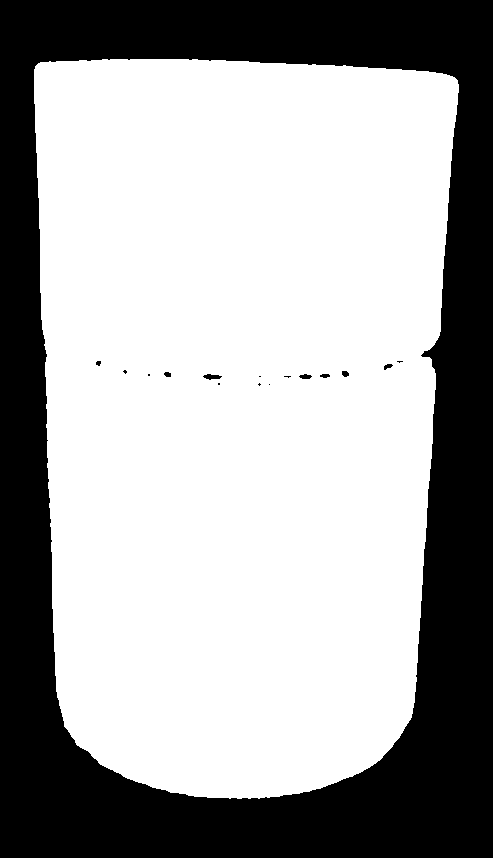
#> input picture scratch_debug/barakiani_raw_mask.png, 493 x 858 px
$ python scratch_test_multi_silhouette.py
#> lines starting #> are read from the running program, lines starting #| are printed output that depends on the picture; after the words box and inside, x2 and y2 are one past the last pixel; in counts of white or black regions, pixels touching at a corner belong together; long printed decimals are rounded
#> `mask = cv2.imread(mask_file, cv2.IMREAD_GRAYSCALE)`: mask: shape (858, 493); 65.3% white; 16 black regions (8 under 20 px), largest, box (x1, y1, x2, y2) and area: (0, 0, 493, 858) 146351, (203, 374, 222, 380) 71, (299, 374, 312, 379) 46
import cv2
import numpy as np
import os

def vectorize_strict_silhouette(mask: np.ndarray):
    h, w = mask.shape[:2]
#> h = 858; w = 493

    # 1. Clean to single largest component
    binary = np.uint8(mask > 127)
    num_labels, labels, stats, _ = cv2.connectedComponentsWithStats(binary, connectivity=8)
#> num_labels = 2; stats = [[0, 0, 493, 858, 146656], [34, 59, 425, 740, 276338]]
    if num_labels > 2:
        largest_label = 1 + int(np.argmax(stats[1:, cv2.CC_STAT_AREA]))
        clean_mask = np.zeros_like(mask)
        clean_mask[labels == largest_label] = 255
        mask = clean_mask

    y_indices, x_indices = np.where(mask > 127)
    x_min, x_max = int(np.min(x_indices)), int(np.max(x_indices))
#> x_min = 34; x_max = 458
    y_min, y_max = int(np.min(y_indices)), int(np.max(y_indices))
#> y_min = 59; y_max = 798
    H = y_max - y_min
#> H = 739

    # 2. Fit Left and Right Silhouette Wall Lines
    left_wall_pts = []
    right_wall_pts = []

    for y in range(int(y_min + 0.12 * H), int(y_min + 0.70 * H), 2):
        row_xs = np.where(mask[y, :] > 127)[0]
        if len(row_xs) > 0:
            left_wall_pts.append((row_xs[0], y))
            right_wall_pts.append((row_xs[-1], y))
#> after the loop, left_wall_pts = 215 pairs, first value 36 to 52, second value 147 to 575; right_wall_pts = 215 pairs, first value 420 to 452, second value 147 to 575

    left_wall_pts = np.array(left_wall_pts)
    right_wall_pts = np.array(right_wall_pts)

    poly_left_line = np.polyfit(left_wall_pts[:, 1], left_wall_pts[:, 0], deg=1)
#> poly_left_line = [0.0377, 30.67]
    poly_right_line = np.polyfit(right_wall_pts[:, 1], right_wall_pts[:, 0], deg=1)
#> poly_right_line = [-0.0684, 460.8]

    # Shift strictly to outermost silhouette
    poly_left_line[1] = np.percentile(left_wall_pts[:, 0] - poly_left_line[0] * left_wall_pts[:, 1], 5)
    poly_right_line[1] = np.percentile(right_wall_pts[:, 0] - poly_right_line[0] * right_wall_pts[:, 1], 95)

    # 3. Robust Top and Bottom Profile Curves
    xs_sample = np.linspace(x_min + 0.10 * (x_max - x_min), x_max - 0.10 * (x_max - x_min), 60)
#> xs_sample = 60 values from 76.4 to 415.6
    raw_bots = []
    raw_tops = []
    valid_xs = []

    for x in xs_sample:
        x_int = int(round(x))
        ys = np.where(mask[:, x_int] > 127)[0]
        if len(ys) > 0:
            valid_xs.append(x)
            raw_tops.append(float(np.min(ys)))
            raw_bots.append(float(np.max(ys)))
#> after the loop, raw_bots = 60 values, max 798 at index 28, min 681 at index 59, mean 777.7; raw_tops = 60 values, max 71 at index 59, min 59 at index 5, mean 62.77; valid_xs = 60 values from 76.4 to 415.6

    valid_xs = np.array(valid_xs)
    raw_tops = np.array(raw_tops)
    raw_bots = np.array(raw_bots)

    poly_bot = np.polyfit(valid_xs, raw_bots, deg=2)
#> poly_bot = [-0.00238, 1.11, 672.8]
    for _ in range(5):
        fitted = np.polyval(poly_bot, valid_xs)
        res = raw_bots - fitted
        inliers = res <= np.median(res) + 2.5
        if np.sum(inliers) >= 10:
            poly_bot = np.polyfit(valid_xs[inliers], raw_bots[inliers], deg=2)
#> this loop made 5 passes
#> poly_bot on passes 1 to 5: [-0.00253, 1.15, 670.3], [-0.00266, 1.18, 669.1], [-0.00286, 1.23, 666], [-0.00285, 1.23, 666.7], [-0.00285, 1.22, 667.4]

    poly_top = np.polyfit(valid_xs, raw_tops, deg=2)
#> poly_top = [0.000139, -0.0353, 61.63]
    for _ in range(5):
        fitted = np.polyval(poly_top, valid_xs)
        res = fitted - raw_tops
        inliers = res <= np.median(res) + 2.5
        if np.sum(inliers) >= 10:
            poly_top = np.polyfit(valid_xs[inliers], raw_tops[inliers], deg=2)

    # 4. Corner Points
    x_BL_est = np.polyval(poly_left_line, y_max - 0.15 * H)
#> x_BL_est = 55.28
    y_BL = float(np.polyval(poly_bot, x_BL_est))
#> y_BL = 726.1
    x_BL = float(np.polyval(poly_left_line, y_BL))
#> x_BL = 56.74
    P_BL = np.array([x_BL, y_BL])
#> P_BL = [56.74, 726.1]

    x_BR_est = np.polyval(poly_right_line, y_max - 0.15 * H)
#> x_BR_est = 415
    y_BR = float(np.polyval(poly_bot, x_BR_est))
#> y_BR = 683.4
    x_BR = float(np.polyval(poly_right_line, y_BR))
#> x_BR = 415.3
    P_BR = np.array([x_BR, y_BR])
#> P_BR = [415.3, 683.4]

    x_TL_est = np.polyval(poly_left_line, y_min + 0.10 * H)
#> x_TL_est = 34.4
    y_TL = float(np.polyval(poly_top, x_TL_est))
#> y_TL = 60.58
    x_TL = float(np.polyval(poly_left_line, y_TL))
#> x_TL = 31.68
    P_TL = np.array([x_TL, y_TL])
#> P_TL = [31.68, 60.58]

    x_TR_est = np.polyval(poly_right_line, y_min + 0.10 * H)
#> x_TR_est = 452.9
    y_TR = float(np.polyval(poly_top, x_TR_est))
#> y_TR = 74.24
    x_TR = float(np.polyval(poly_right_line, y_TR))
#> x_TR = 457
    P_TR = np.array([x_TR, y_TR])
#> P_TR = [457, 74.24]

    N_pts = 35
    T_x = np.linspace(P_TL[0], P_TR[0], N_pts)
#> T_x = 35 values from 31.68 to 457
    T_y = np.polyval(poly_top, T_x)
#> T_y = 35 values, max 74.61 at index 34, min 59.4 at index 8, mean 63.55
    T_y[0], T_y[-1] = P_TL[1], P_TR[1]

    B_x = np.linspace(P_BL[0], P_BR[0], N_pts)
#> B_x = 35 values from 56.74 to 415.3
    B_y = np.polyval(poly_bot, B_x)
#> B_y = 35 values, max 798.1 at index 15, min 683.1 at index 34, mean 764.5
    B_y[0], B_y[-1] = P_BL[1], P_BR[1]

    return P_TL, P_TR, P_BL, P_BR, np.column_stack((T_x, T_y)), np.column_stack((B_x, B_y))

# Test on 4 bottles
test_cases = [
    ("Barakiani", "scratch_debug/barakiani_raw_mask.png"),
    ("Michel Schneider", "scratch_debug/michel_mask.png"),
    ("Castillo de Liria", "scratch_debug/liria_mask.png"),
]

artifacts_dir = r"C:\Users\User\.gemini\antigravity-ide\brain\ca6cdc5d-a974-48ab-a177-476bfd71d71d"

for name, mask_file in test_cases:
    if not os.path.exists(mask_file):
        continue
    mask = cv2.imread(mask_file, cv2.IMREAD_GRAYSCALE)
    P_TL, P_TR, P_BL, P_BR, T_curve, B_curve = vectorize_strict_silhouette(mask)
#> P_TL = [31.68, 60.58]; P_TR = [457, 74.24]; P_BL = [56.74, 726.1]; P_BR = [415.3, 683.4]; T_curve = 35 pairs, first value 31.68 to 457, second value 59.4 to 74.24; B_curve = 35 pairs, first value 56.74 to 415.3, second value 683.4 to 798.1

    vis = cv2.cvtColor(mask, cv2.COLOR_GRAY2BGR)
#> vis is the input picture: shape (858, 493, 3); 65.3% white; 16 black regions (8 under 20 px), largest, box (x1, y1, x2, y2) and area: (0, 0, 493, 858) 146351, (203, 374, 222, 380) 71, (299, 374, 312, 379) 46
    green_layer = np.zeros_like(vis)
#> green_layer: shape (858, 493, 3); every value is 0
    green_layer[mask > 127] = [40, 225, 60]
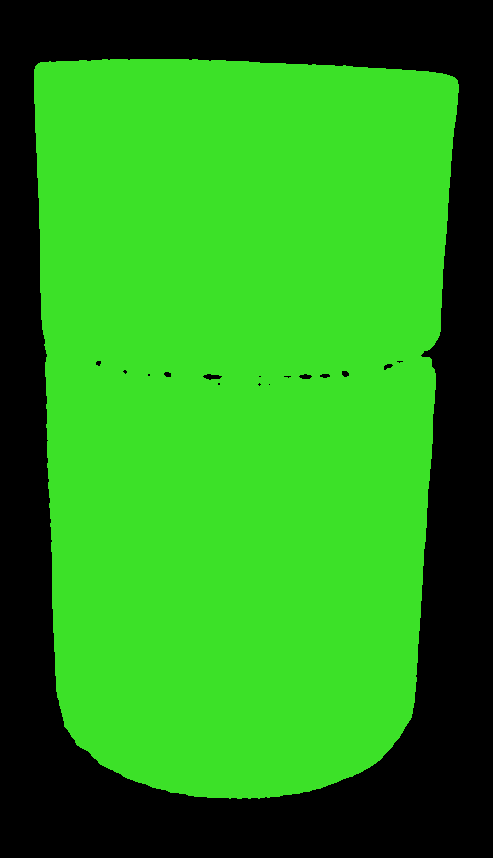
#> green_layer: shape (858, 493, 3); mean B, G, R 26.1, 147, 39.2
    vis = cv2.addWeighted(vis, 0.55, green_layer, 0.45, 0)
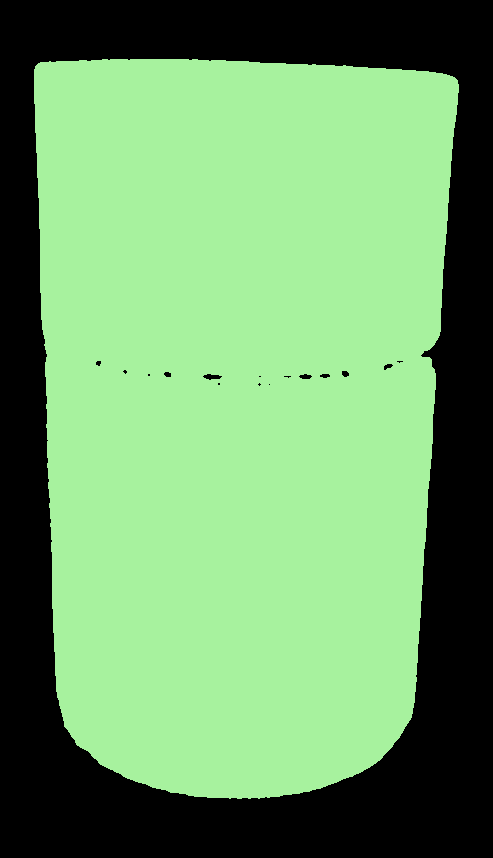
#> vis: shape (858, 493, 3); mean B, G, R 103.2, 158.1, 109.1

    cv2.line(vis, (int(P_TL[0]), int(P_TL[1])), (int(P_BL[0]), int(P_BL[1])), (255, 140, 0), 4, cv2.LINE_AA)
    cv2.line(vis, (int(P_TR[0]), int(P_TR[1])), (int(P_BR[0]), int(P_BR[1])), (255, 140, 0), 4, cv2.LINE_AA)
    cv2.polylines(vis, [T_curve.astype(np.int32)], False, (0, 255, 0), 4, cv2.LINE_AA)
    cv2.polylines(vis, [B_curve.astype(np.int32)], False, (0, 255, 0), 4, cv2.LINE_AA)
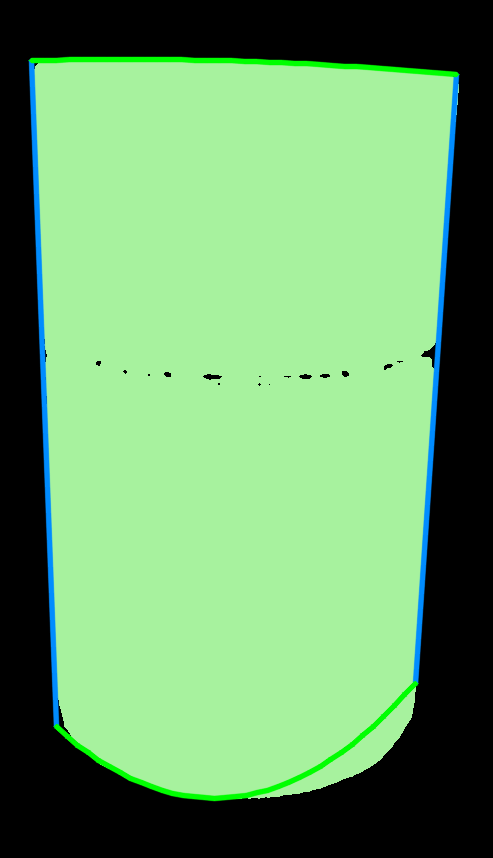
#> vis: shape (858, 493, 3); mean B, G, R 105.2, 159.9, 106.9
    for pt in [P_TL, P_TR, P_BL, P_BR]:
        cv2.circle(vis, (int(pt[0]), int(pt[1])), 9, (255, 255, 255), -1, cv2.LINE_AA)
        cv2.circle(vis, (int(pt[0]), int(pt[1])), 7, (0, 255, 0), -1, cv2.LINE_AA)
#> this loop made 4 passes
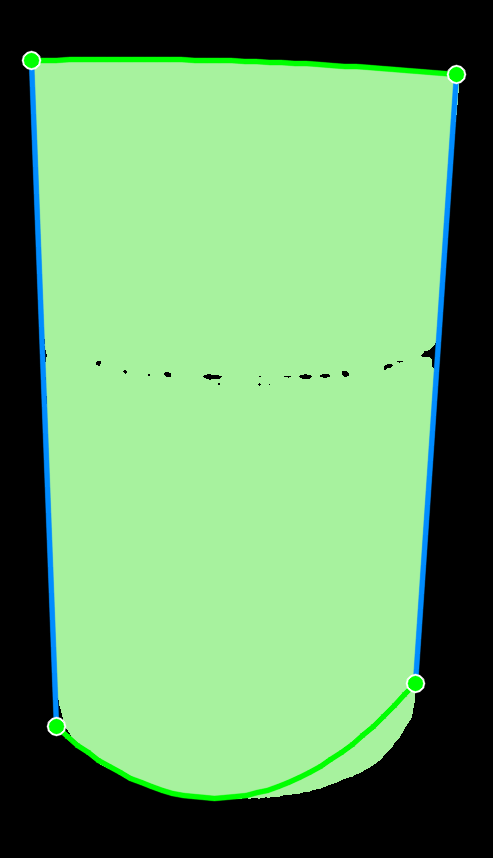
#> vis: shape (858, 493, 3); 0.27% of pixels changed, all inside (x1, y1, x2, y2) = (21, 50, 467, 737)

    out_name = f"{name.lower().replace(' ', '_')}_strict_silhouette_vis.png"
    cv2.imwrite(os.path.join(artifacts_dir, out_name), vis)
    print(f"[{name}] Saved {out_name} with P_TL={P_TL}, P_BL={P_BL}")
#| [Barakiani] Saved barakiani_strict_silhouette_vis.png with P_TL=[31.679 60.581], P_BL=[ 56.745 726.136]
#> pass 2 of the loop `for name, mask_file in test_cases:`:
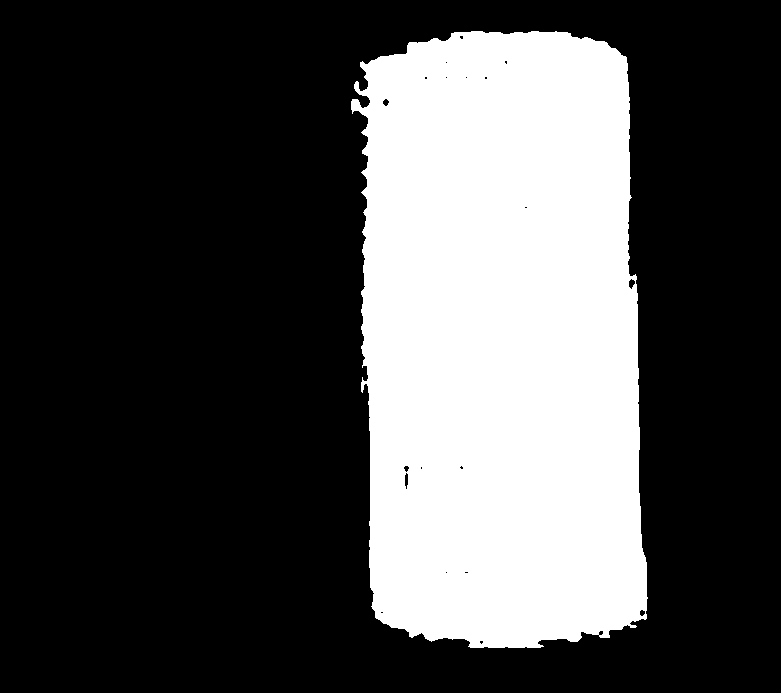
#> input picture scratch_debug/michel_mask.png, 781 x 693 px
#> mask: shape (693, 781); 29.7% white; 1 white region, box (x1, y1, x2, y2) and area: (351, 31, 648, 648) 160935
#> the loop in vectorize_strict_silhouette (call 2), `for x in xs_sample:` made 60 passes
#> (x, x_int) on passes 1 to 8: (380.6, 381), (384.6, 385), (388.6, 389), (392.6, 393), (396.7, 397), (400.7, 401), (404.7, 405), (408.7, 409)
#> the loop in vectorize_strict_silhouette (call 2), `for _ in range(5):` made 5 passes
#> poly_bot on passes 1 to 5: [-0.00155, 1.57, 248.8], [-0.00156, 1.58, 246], [-0.00156, 1.58, 246], [-0.00156, 1.58, 246], [-0.00156, 1.58, 246]
#> the loop in vectorize_strict_silhouette (call 2), `for _ in range(5):` made 5 passes
#> poly_top on passes 1 to 5: [0.00156, -1.6, 442.9], [0.00155, -1.59, 440.9], [0.00155, -1.59, 440.9], [0.00155, -1.59, 440.9], [0.00155, -1.59, 440.9]
#> `P_TL, P_TR, P_BL, P_BR, T_curve, B_curve = vectorize_strict_silhouette..`: P_TL = [356.9, 69.19]; P_TR = [626.9, 50.84]; P_BL = [364, 613.9]; P_BR = [649, 615.1]; T_curve = 35 pairs, first value 356.9 to 626.9, second value 30.78 to 69.19; B_curve = 35 pairs, first value 364 to 649, second value 613.9 to 645.8
#> vis is the input picture: shape (693, 781, 3); 29.7% white; 1 white region, box (x1, y1, x2, y2) and area: (351, 31, 648, 648) 160935
#> `green_layer[mask > 127] = [40, 225, 60]`:
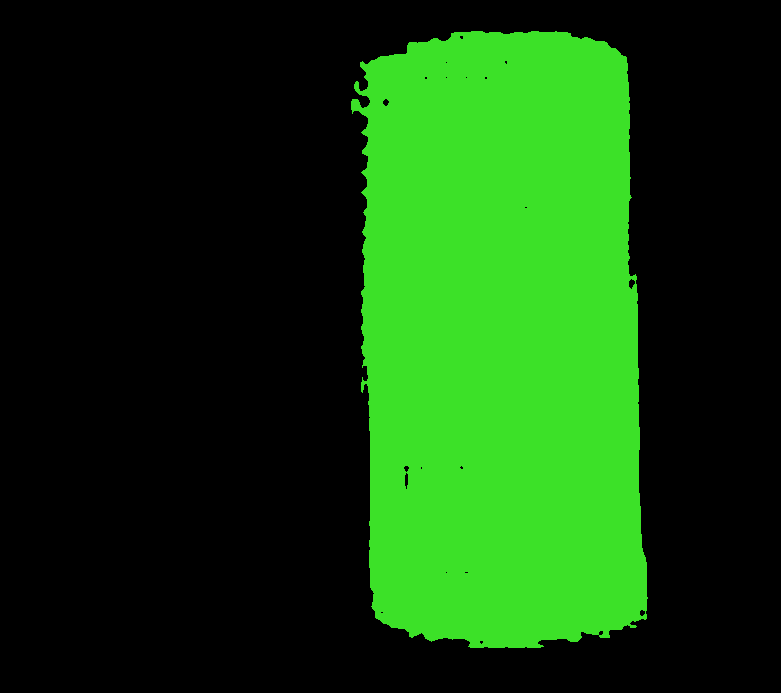
#> green_layer: shape (693, 781, 3); mean B, G, R 11.9, 66.9, 17.8
#> the loop `for pt in [P_TL, P_TR, P_BL, P_BR]:` made 4 passes
#> after the loop `for pt in [P_TL, P_TR, P_BL, P_BR]:`:
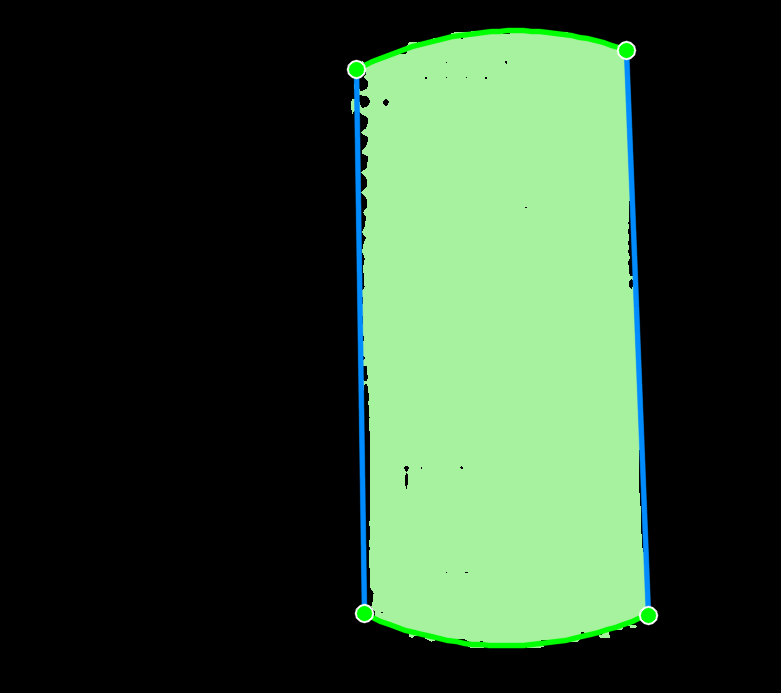
#> vis: shape (693, 781, 3); mean B, G, R 49, 74, 48.9
#| [Michel Schneider] Saved michel_schneider_strict_silhouette_vis.png with P_TL=[356.886   69.188], P_BL=[364.045 613.862]
#> pass 3 of the loop `for name, mask_file in test_cases:`:
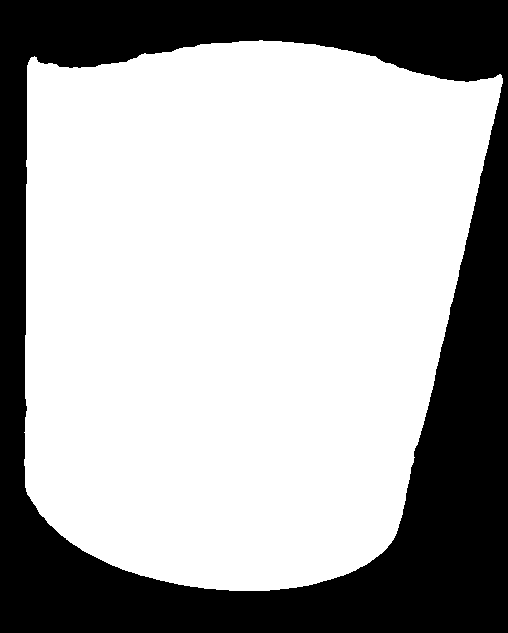
#> input picture scratch_debug/liria_mask.png, 508 x 633 px
#> mask: shape (633, 508); 67.4% white; 1 black region, box (x1, y1, x2, y2) and area: (0, 0, 508, 633) 104932
#> `P_TL, P_TR, P_BL, P_BR, T_curve, B_curve = vectorize_strict_silhouette..`: P_TL = [26.38, 101.6]; P_TR = [495.9, 110.3]; P_BL = [24.57, 419.7]; P_BR = [425.3, 417.6]; T_curve = 35 pairs, first value 26.38 to 495.9, second value 41.17 to 110.3; B_curve = 35 pairs, first value 24.57 to 425.3, second value 400.5 to 597.4
#> vis is the input picture: shape (633, 508, 3); 67.4% white; 1 black region, box (x1, y1, x2, y2) and area: (0, 0, 508, 633) 104932
#> `green_layer[mask > 127] = [40, 225, 60]`:
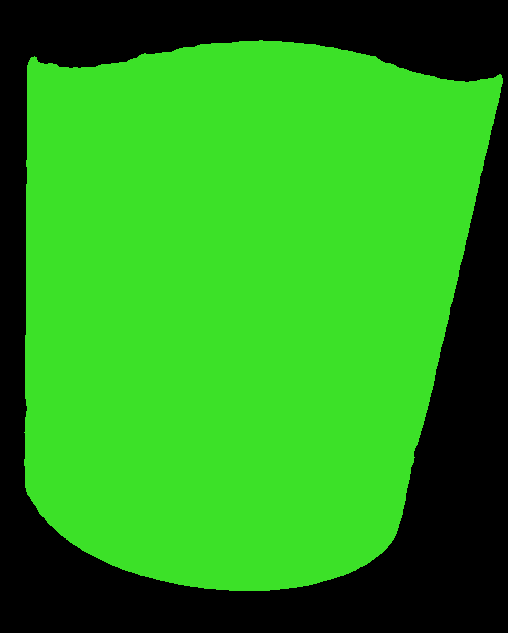
#> green_layer: shape (633, 508, 3); mean B, G, R 26.9, 151.6, 40.4
#> the loop `for pt in [P_TL, P_TR, P_BL, P_BR]:` made 4 passes
#> after the loop `for pt in [P_TL, P_TR, P_BL, P_BR]:`:
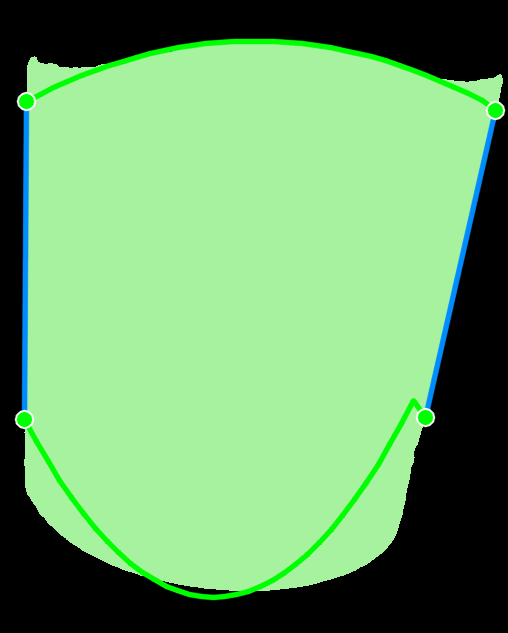
#> vis: shape (633, 508, 3); mean B, G, R 106.2, 165, 109.6
#| [Castillo de Liria] Saved castillo_de_liria_strict_silhouette_vis.png with P_TL=[ 26.379 101.634], P_BL=[ 24.569 419.703]
